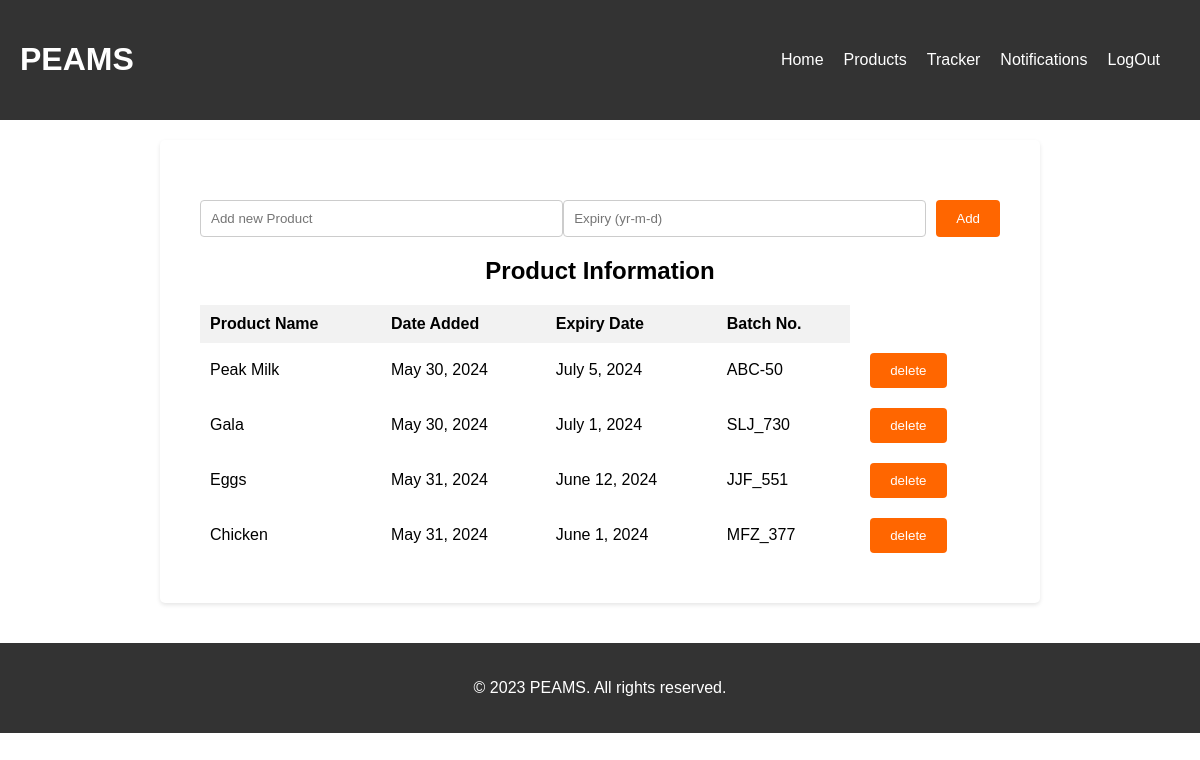
The app's page /product/ with its own data.
### peams_app/models.py (models this page shows, shortened)
class Product(models.Model):
    name = models.CharField(max_length=150)
    date_added = models.DateField(auto_now_add=True)
    expiry_date = models.DateField()
    batch_no = models.CharField(max_length=50, unique=True)
    expired = models.BooleanField(default=False)
    about_to_expire = models.BooleanField(default=False)
    alert_status = models.CharField(default="okay", max_length=20)

### peams_app/views.py (the view, shortened to what this page needs)
# urls.py: path('product/', views.products, name="products"),
def products(request):
    products = Product.objects.all()
    context = {
        'products' : products,
    }
    return render(request, 'peams_app/product.html', context)

### peams_app/templates/peams_app/product.html (shortened to what this page needs)
{% extends 'peams_app/layout.html' %}
{% load static %}
{% block body %}
    <div class="maiin-content">
        <div class="product-container">
            <form class="add-item" action="{% url 'products' %}" method="post">
                <input type="text" id="new-item-input" name="product" placeholder="Add new Product">
                <input type="text" name="expiry" placeholder="Expiry (yr-m-d)">
                <button id="addItemBtn">Add</button>
            </form>
            <h2>Product Information</h2>
            <table>
                <thead>
                    <tr>
                        <th>Product Name</th>
                        <th>Date Added</th>
                        <th>Expiry Date</th>
                        <th>Batch No.</th>
                    </tr>
                </thead>
                <tbody>
                    {% for product in products %}
                        <tr>
                            <td>{{ product.name }}</td>
                            <td>{{ product.date_added }}</td>
                            <td>{{ product.expiry_date }}</td>
                            <td>{{ product.batch_no }}</td>
                            <td><a href="{% url 'delete-product' product.batch_no %}"><button>delete</button></a></td>
                        </tr>
                    {% endfor %}
                </tbody>
            </table>
        </div>
    </div>
{% endblock %}

### peams_app/static/peams_app/style.css (style rules this page uses)
body { font-family: Arial, sans-serif; margin: 0; padding: 0; }
.add-item { display: flex; margin-bottom: 20px; }
.add-item input { flex-grow: 1; padding: 10px; border: 1px solid #ccc; border-radius: 4px; }
.add-item button { background-color: #ff6600; color: #fff; padding: 10px 20px; border: none; cursor: pointer; border-radius: 4px; margin-left: 10px; }
.maiin-content { padding: 20px; display: flex; flex-direction: column; align-items: center; }
.product-container { background-color: white; padding: 40px; border-radius: 5px; box-shadow: 0 2px 4px rgba(0, 0, 0, 0.1); width: 800px; text-align: center; }
.add-item { display: flex; margin-top: 20px; }
button { background-color: #ff6600; color: white; padding: 10px 20px; border: none; border-radius: 4px; cursor: pointer; margin-left: 10px; }
table { width: 100%; border-collapse: collapse; }
th, td { padding: 10px; text-align: left; }
th { background-color: #f2f2f2; }

### records on screen
Product: name "Peak Milk", date_added "May 30, 2024", expiry_date "July 5, 2024", batch_no "ABC-50"
Product: name "Gala", date_added "May 30, 2024", expiry_date "July 1, 2024", batch_no "SLJ_730"
Product: name "Eggs", date_added "May 31, 2024", expiry_date "June 12, 2024", batch_no "JJF_551"
Product: name "Chicken", date_added "May 31, 2024", expiry_date "June 1, 2024", batch_no "MFZ_377"
